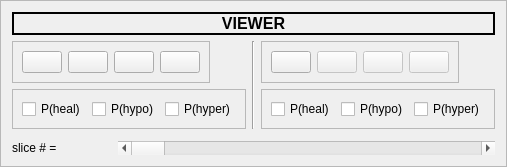
      <widget class="QFrame" name="frame_2">
       <property name="sizePolicy">
        <sizepolicy hsizetype="Maximum" vsizetype="Fixed">
         <horstretch>0</horstretch>
         <verstretch>0</verstretch>
        </sizepolicy>
       </property>
       <property name="frameShape">
        <enum>QFrame::StyledPanel</enum>
       </property>
       <property name="frameShadow">
        <enum>QFrame::Raised</enum>
       </property>
       <layout class="QVBoxLayout" name="verticalLayout_2">
        <item>
         <widget class="QLabel" name="label_2">
          <property name="sizePolicy">
           <sizepolicy hsizetype="Minimum" vsizetype="Preferred">
            <horstretch>0</horstretch>
            <verstretch>0</verstretch>
           </sizepolicy>
          </property>
          <property name="maximumSize">
           <size>
            <width>16777215</width>
            <height>30</height>
           </size>
          </property>
          <property name="font">
           <font>
            <pointsize>12</pointsize>
            <weight>75</weight>
            <bold>true</bold>
           </font>
          </property>
          <property name="frameShape">
           <enum>QFrame::WinPanel</enum>
          </property>
          <property name="frameShadow">
           <enum>QFrame::Plain</enum>
          </property>
          <property name="text">
           <string>VIEWER</string>
          </property>
          <property name="alignment">
           <set>Qt::AlignCenter</set>
          </property>
         </widget>
        </item>
        <item>
         <layout class="QHBoxLayout" name="horizontalLayout">
          <item>
           <layout class="QVBoxLayout" name="verticalLayout_7">
            <item>
             <widget class="QFrame" name="left_view_btns_F">
              <property name="sizePolicy">
               <sizepolicy hsizetype="Maximum" vsizetype="Preferred">
                <horstretch>0</horstretch>
                <verstretch>0</verstretch>
               </sizepolicy>
              </property>
              <property name="minimumSize">
               <size>
                <width>0</width>
                <height>20</height>
               </size>
              </property>
              <property name="frameShape">
               <enum>QFrame::StyledPanel</enum>
              </property>
              <property name="frameShadow">
               <enum>QFrame::Raised</enum>
              </property>
              <layout class="QHBoxLayout" name="horizontalLayout_12">
               <item>
                <widget class="QPushButton" name="view_1_BTN">
                 <property name="sizePolicy">
                  <sizepolicy hsizetype="Fixed" vsizetype="Fixed">
                   <horstretch>0</horstretch>
                   <verstretch>0</verstretch>
                  </sizepolicy>
                 </property>
                 <property name="minimumSize">
                  <size>
                   <width>40</width>
                   <height>0</height>
                  </size>
                 </property>
                 <property name="text">
                  <string/>
                 </property>
                 <property name="icon">
                  <iconset>
                   <normaloff>icons/Eye.png</normaloff>icons/Eye.png</iconset>
                 </property>
                 <property name="iconSize">
                  <size>
                   <width>24</width>
                   <height>24</height>
                  </size>
                 </property>
                </widget>
               </item>
               <item>
                <widget class="QPushButton" name="show_im_1_BTN">
                 <property name="sizePolicy">
                  <sizepolicy hsizetype="Fixed" vsizetype="Fixed">
                   <horstretch>0</horstretch>
                   <verstretch>0</verstretch>
                  </sizepolicy>
                 </property>
                 <property name="minimumSize">
                  <size>
                   <width>40</width>
                   <height>0</height>
                  </size>
                 </property>
                 <property name="text">
                  <string/>
                 </property>
                 <property name="icon">
                  <iconset>
                   <normaloff>icons/Stock graph.png</normaloff>icons/Stock graph.png</iconset>
                 </property>
                 <property name="iconSize">
                  <size>
                   <width>24</width>
                   <height>24</height>
                  </size>
                 </property>
                </widget>
               </item>
               <item>
                <widget class="QPushButton" name="show_labels_1_BTN">
                 <property name="sizePolicy">
                  <sizepolicy hsizetype="Fixed" vsizetype="Fixed">
                   <horstretch>0</horstretch>
                   <verstretch>0</verstretch>
                  </sizepolicy>
                 </property>
                 <property name="minimumSize">
                  <size>
                   <width>40</width>
                   <height>0</height>
                  </size>
                 </property>
                 <property name="text">
                  <string/>
                 </property>
                 <property name="icon">
                  <iconset>
                   <normaloff>icons/Blue tag.png</normaloff>icons/Blue tag.png</iconset>
                 </property>
                 <property name="iconSize">
                  <size>
                   <width>24</width>
                   <height>24</height>
                  </size>
                 </property>
                </widget>
               </item>
               <item>
                <widget class="QPushButton" name="show_contours_1_BTN">
                 <property name="sizePolicy">
                  <sizepolicy hsizetype="Fixed" vsizetype="Fixed">
                   <horstretch>0</horstretch>
                   <verstretch>0</verstretch>
                  </sizepolicy>
                 </property>
                 <property name="minimumSize">
                  <size>
                   <width>40</width>
                   <height>0</height>
                  </size>
                 </property>
                 <property name="text">
                  <string/>
                 </property>
                 <property name="icon">
                  <iconset>
                   <normaloff>icons/Brush.png</normaloff>icons/Brush.png</iconset>
                 </property>
                 <property name="iconSize">
                  <size>
                   <width>24</width>
                   <height>24</height>
                  </size>
                 </property>
                </widget>
               </item>
              </layout>
             </widget>
            </item>
            <item>
             <widget class="QFrame" name="frame_7">
              <property name="sizePolicy">
               <sizepolicy hsizetype="Maximum" vsizetype="Preferred">
                <horstretch>0</horstretch>
                <verstretch>0</verstretch>
               </sizepolicy>
              </property>
              <property name="frameShape">
               <enum>QFrame::StyledPanel</enum>
              </property>
              <property name="frameShadow">
               <enum>QFrame::Raised</enum>
              </property>
              <layout class="QHBoxLayout" name="horizontalLayout_3">
               <item>
                <widget class="QCheckBox" name="prob_heal_1_CB">
                 <property name="text">
                  <string>P(heal)</string>
                 </property>
                </widget>
               </item>
               <item>
                <widget class="QCheckBox" name="prob_hypo_1_CB">
                 <property name="text">
                  <string>P(hypo)</string>
                 </property>
                </widget>
               </item>
               <item>
                <widget class="QCheckBox" name="prob_hyper_1_CB">
                 <property name="text">
                  <string>P(hyper)</string>
                 </property>
                </widget>
               </item>
              </layout>
             </widget>
            </item>
           </layout>
          </item>
          <item>
           <widget class="Line" name="line_4">
            <property name="orientation">
             <enum>Qt::Vertical</enum>
            </property>
           </widget>
          </item>
          <item>
           <layout class="QVBoxLayout" name="verticalLayout_8">
            <item>
             <widget class="QFrame" name="right_view_btns_F">
              <property name="sizePolicy">
               <sizepolicy hsizetype="Maximum" vsizetype="Preferred">
                <horstretch>0</horstretch>
                <verstretch>0</verstretch>
               </sizepolicy>
              </property>
              <property name="minimumSize">
               <size>
                <width>0</width>
                <height>20</height>
               </size>
              </property>
              <property name="frameShape">
               <enum>QFrame::StyledPanel</enum>
              </property>
              <property name="frameShadow">
               <enum>QFrame::Raised</enum>
              </property>
              <layout class="QHBoxLayout" name="horizontalLayout_13">
               <item>
                <widget class="QPushButton" name="view_2_BTN">
                 <property name="sizePolicy">
                  <sizepolicy hsizetype="Fixed" vsizetype="Fixed">
                   <horstretch>0</horstretch>
                   <verstretch>0</verstretch>
                  </sizepolicy>
                 </property>
                 <property name="minimumSize">
                  <size>
                   <width>40</width>
                   <height>0</height>
                  </size>
                 </property>
                 <property name="text">
                  <string/>
                 </property>
                 <property name="icon">
                  <iconset>
                   <normaloff>icons/Eye.png</normaloff>icons/Eye.png</iconset>
                 </property>
                 <property name="iconSize">
                  <size>
                   <width>24</width>
                   <height>24</height>
                  </size>
                 </property>
                </widget>
               </item>
               <item>
                <widget class="QPushButton" name="show_im_2_BTN">
                 <property name="enabled">
                  <bool>false</bool>
                 </property>
                 <property name="sizePolicy">
                  <sizepolicy hsizetype="Fixed" vsizetype="Fixed">
                   <horstretch>0</horstretch>
                   <verstretch>0</verstretch>
                  </sizepolicy>
                 </property>
                 <property name="minimumSize">
                  <size>
                   <width>40</width>
                   <height>0</height>
                  </size>
                 </property>
                 <property name="text">
                  <string/>
                 </property>
                 <property name="icon">
                  <iconset>
                   <normaloff>icons/Stock graph.png</normaloff>icons/Stock graph.png</iconset>
                 </property>
                 <property name="iconSize">
                  <size>
                   <width>24</width>
                   <height>24</height>
                  </size>
                 </property>
                </widget>
               </item>
               <item>
                <widget class="QPushButton" name="show_labels_2_BTN">
                 <property name="enabled">
                  <bool>false</bool>
                 </property>
                 <property name="sizePolicy">
                  <sizepolicy hsizetype="Fixed" vsizetype="Fixed">
                   <horstretch>0</horstretch>
                   <verstretch>0</verstretch>
                  </sizepolicy>
                 </property>
                 <property name="minimumSize">
                  <size>
                   <width>40</width>
                   <height>0</height>
                  </size>
                 </property>
                 <property name="text">
                  <string/>
                 </property>
                 <property name="icon">
                  <iconset>
                   <normaloff>icons/Blue tag.png</normaloff>icons/Blue tag.png</iconset>
                 </property>
                 <property name="iconSize">
                  <size>
                   <width>24</width>
                   <height>24</height>
                  </size>
                 </property>
                </widget>
               </item>
               <item>
                <widget class="QPushButton" name="show_contours_2_BTN">
                 <property name="enabled">
                  <bool>false</bool>
                 </property>
                 <property name="sizePolicy">
                  <sizepolicy hsizetype="Fixed" vsizetype="Fixed">
                   <horstretch>0</horstretch>
                   <verstretch>0</verstretch>
                  </sizepolicy>
                 </property>
                 <property name="minimumSize">
                  <size>
                   <width>40</width>
                   <height>0</height>
                  </size>
                 </property>
                 <property name="text">
                  <string/>
                 </property>
                 <property name="icon">
                  <iconset>
                   <normaloff>icons/Brush.png</normaloff>icons/Brush.png</iconset>
                 </property>
                 <property name="iconSize">
                  <size>
                   <width>24</width>
                   <height>24</height>
                  </size>
                 </property>
                </widget>
               </item>
              </layout>
             </widget>
            </item>
            <item>
             <widget class="QFrame" name="frame_8">
              <property name="sizePolicy">
               <sizepolicy hsizetype="Maximum" vsizetype="Preferred">
                <horstretch>0</horstretch>
                <verstretch>0</verstretch>
               </sizepolicy>
              </property>
              <property name="frameShape">
               <enum>QFrame::StyledPanel</enum>
              </property>
              <property name="frameShadow">
               <enum>QFrame::Raised</enum>
              </property>
              <layout class="QHBoxLayout" name="horizontalLayout_10">
               <item>
                <widget class="QCheckBox" name="prob_heal_2_CB">
                 <property name="text">
                  <string>P(heal)</string>
                 </property>
                </widget>
               </item>
               <item>
                <widget class="QCheckBox" name="prob_hypo_2_CB">
                 <property name="text">
                  <string>P(hypo)</string>
                 </property>
                </widget>
               </item>
               <item>
                <widget class="QCheckBox" name="prob_hyper_2_CB">
                 <property name="text">
                  <string>P(hyper)</string>
                 </property>
                </widget>
               </item>
              </layout>
             </widget>
            </item>
           </layout>
          </item>
         </layout>
        </item>
        <item>
         <widget class="QFrame" name="viewer_F">
          <property name="sizePolicy">
           <sizepolicy hsizetype="Expanding" vsizetype="Expanding">
            <horstretch>0</horstretch>
            <verstretch>0</verstretch>
           </sizepolicy>
          </property>
          <property name="minimumSize">
           <size>
            <width>0</width>
            <height>0</height>
           </size>
          </property>
          <property name="frameShape">
           <enum>QFrame::Box</enum>
          </property>
         </widget>
        </item>
        <item>
         <layout class="QHBoxLayout" name="horizontalLayout_11">
          <item>
           <widget class="QLabel" name="slice_number_LBL">
            <property name="sizePolicy">
             <sizepolicy hsizetype="Minimum" vsizetype="Preferred">
              <horstretch>0</horstretch>
              <verstretch>0</verstretch>
             </sizepolicy>
            </property>
            <property name="minimumSize">
             <size>
              <width>100</width>
              <height>0</height>
             </size>
            </property>
            <property name="text">
             <string>slice # =</string>
            </property>
           </widget>
          </item>
          <item>
           <widget class="QScrollBar" name="slice_scrollB">
            <property name="sizePolicy">
             <sizepolicy hsizetype="Expanding" vsizetype="Fixed">
              <horstretch>0</horstretch>
              <verstretch>0</verstretch>
             </sizepolicy>
            </property>
            <property name="orientation">
             <enum>Qt::Horizontal</enum>
            </property>
           </widget>
          </item>
         </layout>
        </item>
       </layout>
      </widget>
